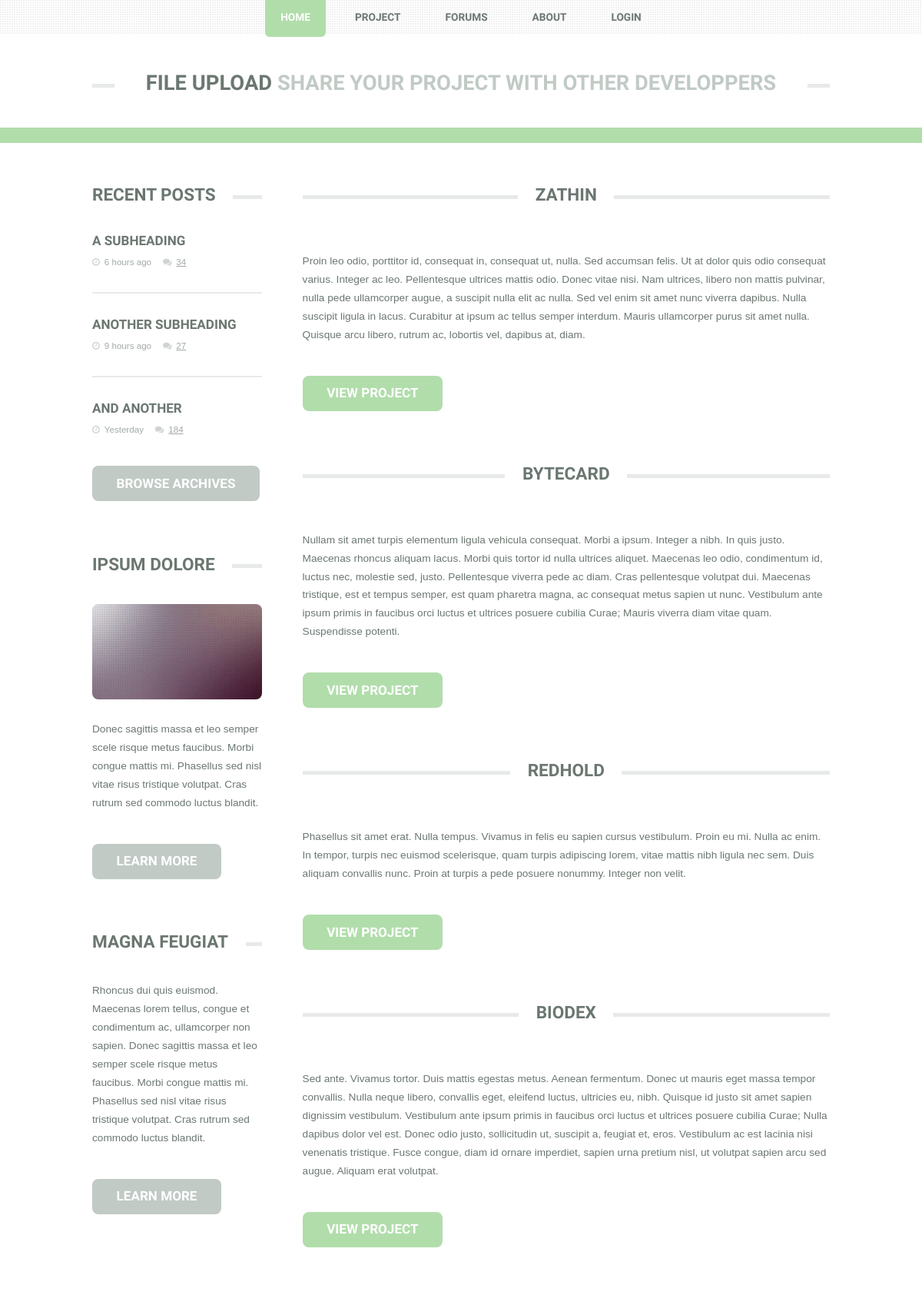
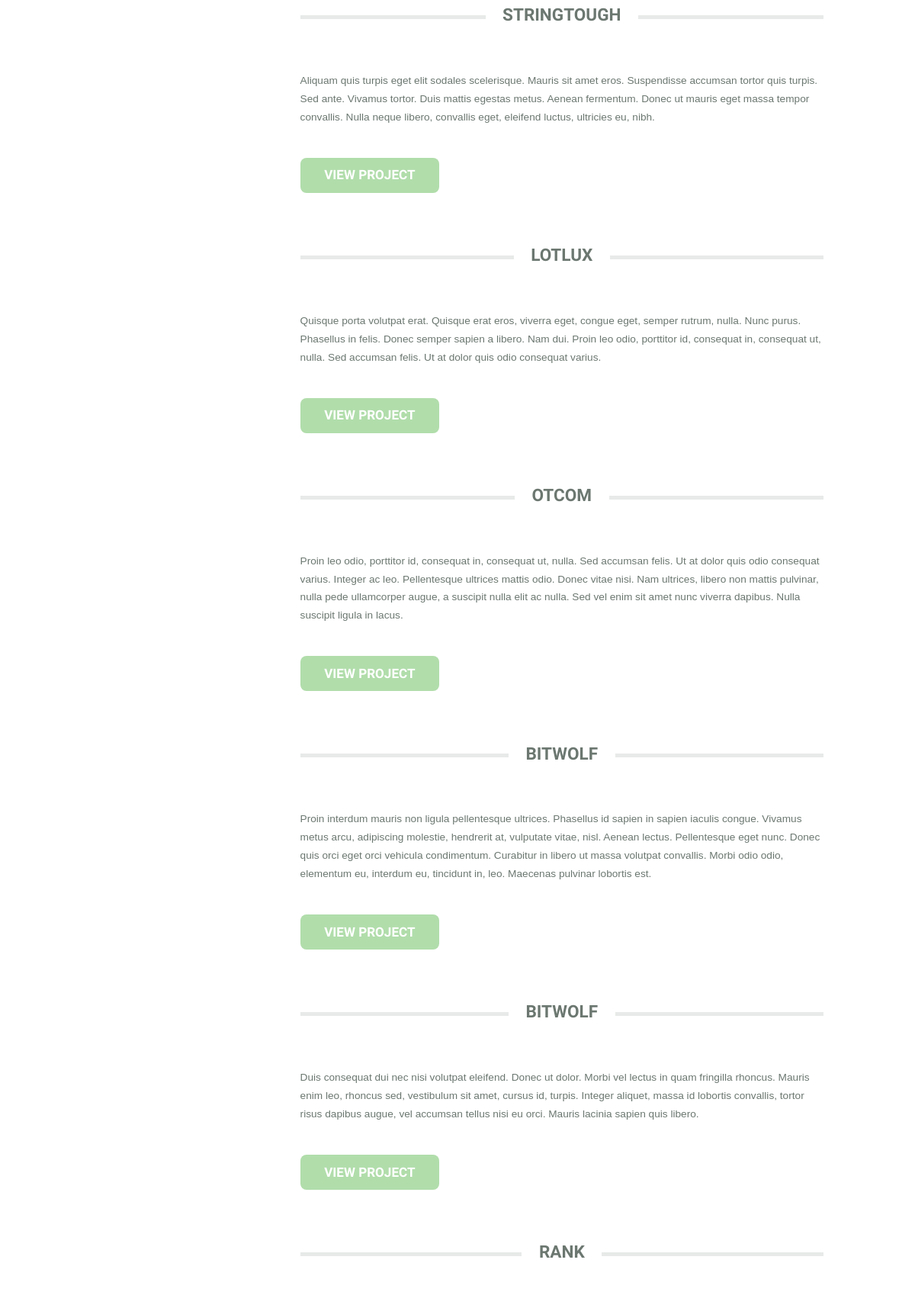
/Site/index.php?action=view_project (upper part), run on the app's committed database (2 pictures, top to bottom).
### tables this page shows
CREATE TABLE IF NOT EXISTS `Project` (
  `pkProject` INT NOT NULL AUTO_INCREMENT,
  `name` VARCHAR(45) NOT NULL,
  `description` TEXT(65000) NULL,
  `creationDate` DATETIME NOT NULL,
  `root` VARCHAR(45) NOT NULL,
  `topic` VARCHAR(45) NOT NULL,
  `fkUser` INT NOT NULL,
  PRIMARY KEY (`pkProject`),
  INDEX `fk_Project_User1_idx` (`fkUser` ASC),
  CONSTRAINT `fk_Project_User1`
    FOREIGN KEY (`fkUser`)
    REFERENCES `User` (`pkUser`)
    ON DELETE NO ACTION
    ON UPDATE NO ACTION);

### Site/Controller/ProjectController.php (called while the page is built, shortened)
<?php
    class ProjectController extends Controller
    {
        function ViewAllProjects($limit)
        {
            $projectData = $this->projectDAO->GetAllProject($limit);
            require_once "View/AllProjectView.php";
        }
    }
?>

### Site/DAO/ProjectDAO.php (called while the page is built, shortened)
<?php
    class ProjectDAO extends DAO
    {
        function GetAllProject($limit)
        {
            try
            {
                $conn = $this->connect();
                $query = $conn->prepare("SELECT pkProject,name,description,creationDate,root,topic,fkUser FROM Project");
                $query->execute();
                $result = array();
                while($row = $query->fetchObject())
                {
                    array_push($result,$row);
                }
                return $result;
            }
            catch(Exception$e)
            {
                $this->error = $e->getMessage();
                return null;
            }
        }
    }
?>

### Site/Controller/UserController.php (called while the page is built, shortened)
<?php
    class UserController extends Controller
    {
        private $connected;
        function __construct($controller)
        {
            if(isset($_SESSION['user_session']))
            {
                $this->connected = true;
            }
            else
            {
                $this->connected = false;
            }
        }
        function isConnected()
        {
            return $this->connected;
        }
    }
?>

### Site/View/AllProjectView.php (the view, shortened to what this page needs)
<div class="row">
<div class="3u 12u(mobile)">
        <div class="sidebar">
                <section>
                    <h2 class="major"><span>Recent Posts</span></h2>
                    <ul class="divided">
                        <li>
                            <article class="box post-summary">
                                <h3><a href="#">A Subheading</a></h3>
                                <ul class="meta">
                                    <li class="icon fa-clock-o">6 hours ago</li>
                                    <li class="icon fa-comments"><a href="#">34</a></li>
                                </ul>
                            </article>
                        </li>
                        <li>
                            <article class="box post-summary">
                                <h3><a href="#">Another Subheading</a></h3>
                                <ul class="meta">
                                    <li class="icon fa-clock-o">9 hours ago</li>
                                    <li class="icon fa-comments"><a href="#">27</a></li>
                                </ul>
                            </article>
                        </li>
                        <li>
                            <article class="box post-summary">
                                <h3><a href="#">And Another</a></h3>
                                <ul class="meta">
                                    <li class="icon fa-clock-o">Yesterday</li>
                                    <li class="icon fa-comments"><a href="#">184</a></li>
                                </ul>
                            </article>
                        </li>
                    </ul>
                    <a href="#" class="button alt">Browse Archives</a>
                </section>
                <section>
                    <h2 class="major"><span>Ipsum Dolore</span></h2>
                    <a href="#" class="image featured"><img src="images/pic03.jpg" alt="" /></a>
                    <p>
                        Donec sagittis massa et leo semper scele risque metus faucibus. Morbi congue mattis mi.
                        Phasellus sed nisl vitae risus tristique volutpat. Cras rutrum sed commodo luctus blandit.
                    </p>
                    <a href="#" class="button alt">Learn more</a>
                </section>
                <section>
                    <h2 class="major"><span>Magna Feugiat</span></h2>
                    <p>
                        Rhoncus dui quis euismod. Maecenas lorem tellus, congue et condimentum ac, ullamcorper non sapien.
                        Donec sagittis massa et leo semper scele risque metus faucibus. Morbi congue mattis mi.
                        Phasellus sed nisl vitae risus tristique volutpat. Cras rutrum sed commodo luctus blandit.
                    </p>
                    <a href="#" class="button alt">Learn more</a>
                </section>
        </div>
    </div>
    <div class="9u 12u(mobile) important(mobile)">
        <div class="content content-right">
            <?php
                foreach($projectData as $row)
                {
                    echo <<<"HTML"
                    <article class = "box post">
                        <header>
                            <h2 class="major"><span><a href="#">$row->name</a></span></h2>
                        </header>
                        <p>
                            $row->description
                        </p>
                        <a href="index.php?action=view_user_project&projectID=$row->pkProject" class="button">View Project</a>
                    </article>
HTML;
                }
            ?>
        </div>
    </div>
</div>
<?php
    $content  = ob_get_clean();
    require_once "Template.php";
?>

### Site/index.php (shortened to what this page needs)
<?php
    require_once "Controller/UserController.php";
    require_once "Controller/ProjectController.php";
    require_once "DAO/ProjectDAO.php";
    $BaseDAO = new DAO();
    $UserDAO = new UserDAO();
    $ProjectDAO = new ProjectDAO();
    $VersionDAO = new VersionDAO();
    $ForumDAO = new ForumDAO();
    $controller = new Controller($BaseDAO,$UserDAO,$ProjectDAO,$VersionDAO,$ForumDAO);
    $ProjectController = new ProjectController($controller);
    $ProjectController->Init($BaseDAO,$UserDAO,$ProjectDAO,$VersionDAO,$ForumDAO);
    try
    {
        if(isset($_GET['action']))
        {
            $action = $_GET['action'];
            switch($action)
            {
                case "view_project":
                    $ProjectController->ViewAllProjects(3);
                break;
            }
        }
        else
        {
            $controller->ViewHome();
        }
    }
    catch(Exception $ex)
    {
    }
    ?>

### Site/View/Template.php (shortened to what this page needs)
<!DOCTYPE HTML>
<html>
	<head>
		<link rel="stylesheet" href="assets/css/main.css" />
		<link rel="stylesheet" href="assets/css/custom.css" />
	</head>
	<body class="homepage">
		<div id="page-wrapper">
				<header id="header">
					<div class="logo container">
						<div>
							<h1><a href="index.php" id="logo">FILE UPLOAD</a></h1>
							<p>Share your project with other developpers</p>
						</div>
					</div>
				</header>
			<nav id="nav">
				<ul>
					<li class="current"><a href="index.php?action=view_home">Home</a></li>
					<li><a href="index.php?action=view_project">Project</a></li>
					<li><a href="index.php?action=view_forum">Forums</a></li>
					<li><a href="index.php?action=view_about">About</a></li>
					<li>
					<?php
						$UserCtrl = $GLOBALS['userController'];
						if($UserCtrl->isConnected())
						{
							?>
								<a href="#">
								<?php
									echo $User['username'];
								?>
								</a>
								<ul>
									<li><a href="index.php?action=view_user_profile&userID=<?php echo $User['userid'];?>&username=<?php echo $User['username'];?>">ViewProfile</a></li>
									<li><a href="index.php?action=view_user_logout">LogOut</a></li>
								</ul>
							<?php
						}
						else
						{
							?>
								<a href="#">Login</a>
							<?php
						}
					?>
					</li>
				</ul>
			</nav>
            <div id="main-wrapper">
                <div id="main" class="container">
				<?=$content;?>
                </div>
            </div>
			</div>
	</body>
</html>

### Site/assets/css/custom.css (style rules this page uses)
body { font-family: Arial; }

### data on the page
project: name "ZATHIN", description "Proin leo odio, porttitor id, consequat in, consequat ut, nulla. Sed accumsan felis. Ut at dolor quis odio consequat varius. Integer ac leo. Pellentesque ultrices mattis odio. Donec vitae nisi. Nam ultrices, libero non mattis pulvinar, nulla pede ullamcorper augue, a suscipit nulla elit ac nulla. Sed vel enim sit amet nunc viverra dapibus. Nulla suscipit ligula in lacus. Curabitur at ipsum ac tellus semper interdum. Mauris ullamcorper purus sit amet nulla. Quisque arcu libero, rutrum ac, lobortis vel, dapibus at, diam."
project: name "BYTECARD", description "Nullam sit amet turpis elementum ligula vehicula consequat. Morbi a ipsum. Integer a nibh. In quis justo. Maecenas rhoncus aliquam lacus. Morbi quis tortor id nulla ultrices aliquet. Maecenas leo odio, condimentum id, luctus nec, molestie sed, justo. Pellentesque viverra pede ac diam. Cras pellentesque volutpat dui. Maecenas tristique, est et tempus semper, est quam pharetra magna, ac consequat metus sapien ut nunc. Vestibulum ante ipsum primis in faucibus orci luctus et ultrices posuere cubilia Curae; Mauris viverra diam vitae quam. Suspendisse potenti."
project: name "REDHOLD", description "Phasellus sit amet erat. Nulla tempus. Vivamus in felis eu sapien cursus vestibulum. Proin eu mi. Nulla ac enim. In tempor, turpis nec euismod scelerisque, quam turpis adipiscing lorem, vitae mattis nibh ligula nec sem. Duis aliquam convallis nunc. Proin at turpis a pede posuere nonummy. Integer non velit."
project: name "BIODEX", description "Sed ante. Vivamus tortor. Duis mattis egestas metus. Aenean fermentum. Donec ut mauris eget massa tempor convallis. Nulla neque libero, convallis eget, eleifend luctus, ultricies eu, nibh. Quisque id justo sit amet sapien dignissim vestibulum. Vestibulum ante ipsum primis in faucibus orci luctus et ultrices posuere cubilia Curae; Nulla dapibus dolor vel est. Donec odio justo, sollicitudin ut, suscipit a, feugiat et, eros. Vestibulum ac est lacinia nisi venenatis tristique. Fusce congue, diam id ornare imperdiet, sapien urna pretium nisl, ut volutpat sapien arcu sed augue. Aliquam erat volutpat."
project: name "STRINGTOUGH", description "Aliquam quis turpis eget elit sodales scelerisque. Mauris sit amet eros. Suspendisse accumsan tortor quis turpis. Sed ante. Vivamus tortor. Duis mattis egestas metus. Aenean fermentum. Donec ut mauris eget massa tempor convallis. Nulla neque libero, convallis eget, eleifend luctus, ultricies eu, nibh."
project: name "LOTLUX", description "Quisque porta volutpat erat. Quisque erat eros, viverra eget, congue eget, semper rutrum, nulla. Nunc purus. Phasellus in felis. Donec semper sapien a libero. Nam dui. Proin leo odio, porttitor id, consequat in, consequat ut, nulla. Sed accumsan felis. Ut at dolor quis odio consequat varius."
project: name "OTCOM", description "Proin leo odio, porttitor id, consequat in, consequat ut, nulla. Sed accumsan felis. Ut at dolor quis odio consequat varius. Integer ac leo. Pellentesque ultrices mattis odio. Donec vitae nisi. Nam ultrices, libero non mattis pulvinar, nulla pede ullamcorper augue, a suscipit nulla elit ac nulla. Sed vel enim sit amet nunc viverra dapibus. Nulla suscipit ligula in lacus."
project: name "BITWOLF", description "Proin interdum mauris non ligula pellentesque ultrices. Phasellus id sapien in sapien iaculis congue. Vivamus metus arcu, adipiscing molestie, hendrerit at, vulputate vitae, nisl. Aenean lectus. Pellentesque eget nunc. Donec quis orci eget orci vehicula condimentum. Curabitur in libero ut massa volutpat convallis. Morbi odio odio, elementum eu, interdum eu, tincidunt in, leo. Maecenas pulvinar lobortis est."
project: name "BITWOLF", description "Duis consequat dui nec nisi volutpat eleifend. Donec ut dolor. Morbi vel lectus in quam fringilla rhoncus. Mauris enim leo, rhoncus sed, vestibulum sit amet, cursus id, turpis. Integer aliquet, massa id lobortis convallis, tortor risus dapibus augue, vel accumsan tellus nisi eu orci. Mauris lacinia sapien quis libero."
project: name "RANK"
